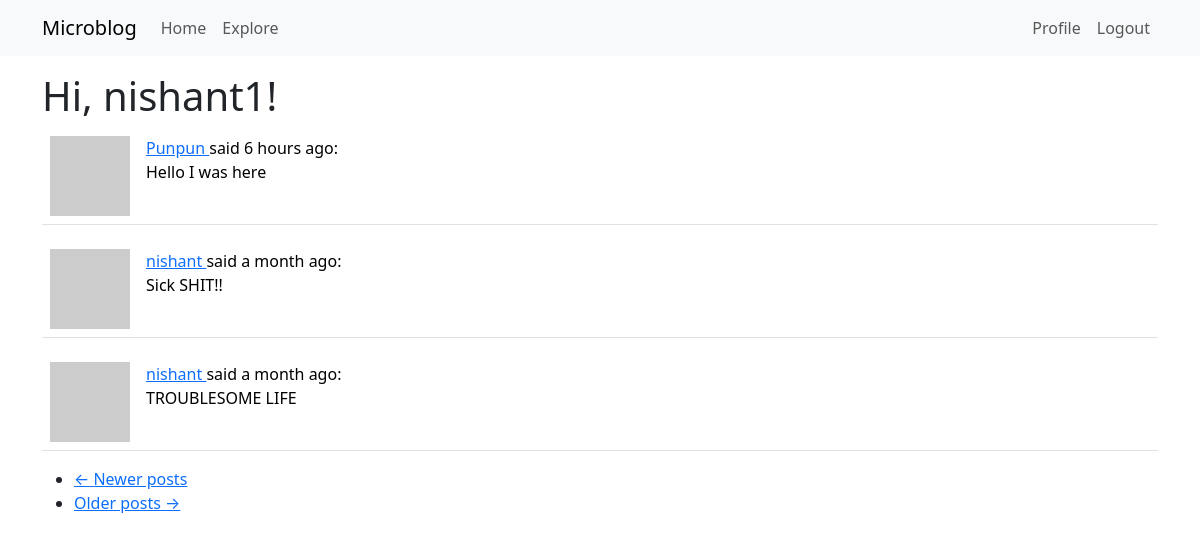
Page /Explore (signed in) on the committed database.
### Projectdir/models.py (models this page shows, shortened)
class User(UserMixin,db.Model):
    __tablename__ = 'user'
    id = db.Column(db.Integer,primary_key = True)
    username = db.Column(db.String(64),index=True,unique = True)
    email = db.Column(db.String(120),index=True,unique=True)
    password_hash = db.Column(db.String(120))
    posts = db.relationship('Post',backref = 'author' ,lazy = 'dynamic')
    about_me = db.Column(db.String(140))
    last_seen = db.Column(db.DateTime,default =datetime.utcnow)
    followed=db.relationship('User',secondary=followers,
        primaryjoin=(followers.c.follower_id==id),
        secondaryjoin=(followers.c.followed_id==id),
        backref=db.backref('followers',lazy='dynamic'),lazy='dynamic')
    def avatar(self,size):
        digest = md5(self.email.lower().encode('utf-8')).hexdigest()
        return 'https://www.gravatar.com/avatar/{}?d=identicon&s={}'.format(digest,size)
    @login.user_loader
    def load_user(id):
        return User.query.get(int(id))

class Post(db.Model):
    id = db.Column(db.Integer , primary_key = True)
    body = db.Column(db.String(140))
    timestamp = db.Column(db.DateTime,index = True,default = datetime.utcnow)
    user_id = db.Column(db.Integer , db.ForeignKey('user.id'))

### Projectdir/routes.py (the view)
@app.route('/Explore')
@login_required
def Explore():
    page = request.args.get('page', 1, type=int)
    posts = Post.query.order_by(Post.timestamp.desc()).paginate(
        page=page,
        per_page=app.config['POSTS_PER_PAGE'],
        error_out=False
    )
    next_url = url_for('Explore', page=posts.next_num) if posts.has_next else None
    prev_url = url_for('Explore', page=posts.prev_num) if posts.has_prev else None
    print(f"Current page: {page}")
    print(f"Has previous page: {posts.has_prev}")
    print(f"Has next page: {posts.has_next}")
    print(f"Previous page number: {posts.prev_num}")
    print(f"Next page number: {posts.next_num}")
    return render_template('index.html',
                        title='Explore',
                        posts=posts.items,
                        next_url=next_url,
                        prev_url=prev_url)

### Projectdir/routes.py (called while the page is built)
@app.before_request
def before_request():
    if current_user.is_authenticated:
        current_user.last_seen=datetime.utcnow()
        db.session.commit()

### Projectdir/templates/index.html (shortened to what this page needs)
{% extends "base.html" %}
{% block content %}
    <h1>Hi, {{ current_user.username }}!</h1>
    {% for post in posts %}
    {%include '_post.html'%}
    {% endfor %}
    <nav aria-label="...">
        <ul class="pager">
        <li class="previous{% if not prev_url %} disabled{% endif %}">
        <a href="{{ prev_url or '#' }}">
        <span aria-hidden="true">&larr;</span> Newer posts
        </a>
        </li>
        <li class="next{% if not next_url %} disabled{% endif %}">
        <a href="{{ next_url or '#' }}">
        Older posts <span aria-hidden="true">&rarr;</span>
        </a>
        </li>
        </ul>
        </nav>
{% endblock %}

### Projectdir/templates/_post.html
<table class="table table-hover">
    <tr>
    <td width="70px">
    <a href="{{ url_for('user', username=post.author.username) }}">
    <img src="{{ post.author.avatar(70) }}" />
    </a>
    </td>
    <td>
    <a href="{{ url_for('user', username=post.author.username) }}">
    {{ post.author.username }}
    </a>
    said {{ moment(post.timestamp).fromNow() }}:
    <br>
    {{ post.body }}
    </td>
    </tr>
    </table>

### rows in the picture
User: username "nishant1"
Post: author.username "Punpun", timestamp "6 hours ago", body "Hello I was here"
Post: author.username "nishant", timestamp "a month ago", body "Sick SHIT!!"
Post: author.username "nishant", timestamp "a month ago", body "TROUBLESOME LIFE"
